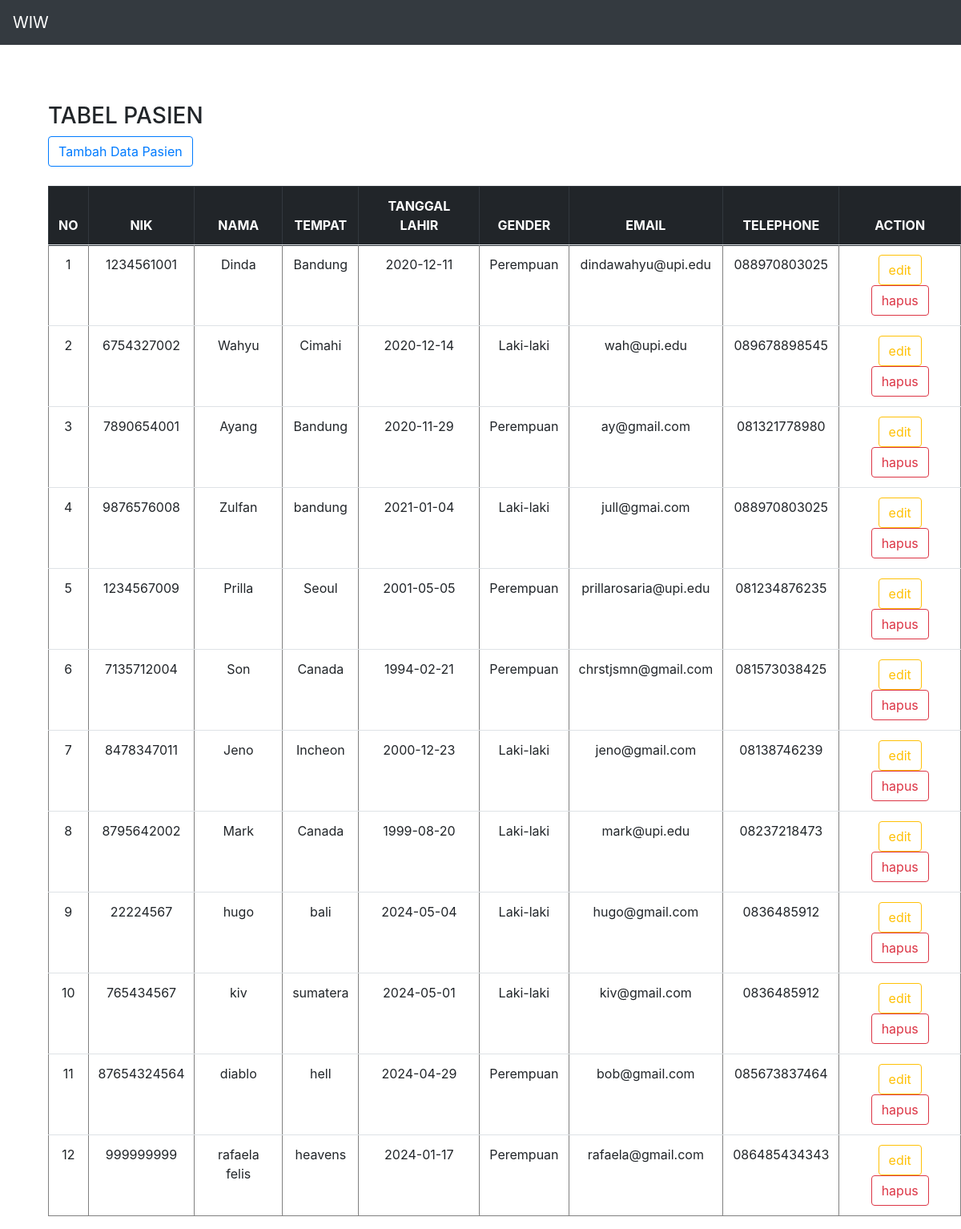
Page /LP11_mvp/index.php on the committed database.
### tables this page shows
CREATE TABLE `pasien` (
  `id` int(11) NOT NULL AUTO_INCREMENT,
  `nik` varchar(100) NOT NULL,
  `nama` varchar(100) NOT NULL,
  `tempat` varchar(100) NOT NULL,
  `tl` varchar(100) NOT NULL,
  `gender` varchar(10) NOT NULL,
  `email` varchar(100) NOT NULL,
  `telp` varchar(100) NOT NULL,
  PRIMARY KEY (`id`)
);

### LP11_mvp/presenter/ProsesPasien.php (called while the page is built, shortened)
<?php
class ProsesPasien implements KontrakPresenter{
	private $tabelpasien;
	private $data = [];
	function __construct()
	{
		try {
			$db_host = "localhost";
			$db_user = "root";
			$db_password = "";
			$db_name = "mvp_php";
			$this->tabelpasien = new TabelPasien($db_host, $db_user, $db_password, $db_name);
			$this->data = array();
		} catch (Exception $e) {
			echo "wiw error" . $e->getMessage();
		}
	}
	function prosesDataPasien(){
		try {
			$this->tabelpasien->open();
			$this->tabelpasien->getPasien();
			while ($row = $this->tabelpasien->getResult()) {
				$this->data[] = $row;
			}
		}
		catch (Exception $e) {
			echo "wiw error part 2" . $e->getMessage();
		}
	}
	function getId($i=0){
		return $this->data[$i]['id'];
	}
	function getNik($i=0){
		return $this->data[$i]['nik'];
	}
	function getNama($i=0){
		return $this->data[$i]['nama'];
	}
	function getTempat($i=0){
		return $this->data[$i]['tempat'];
	}
	function getTl($i=0){
		return $this->data[$i]['tl'];
	}
	function getGender($i=0){
		return $this->data[$i]['gender'];
	}
	function getEmail($i=0){
		return $this->data[$i]['email'];
	}
	function getTelephone($i=0){
		return $this->data[$i]['telp'];
	}
	function getSize(){
		return sizeof($this->data);
	}
}

### LP11_mvp/index.php (called while the page is built, shortened)
<?php
include("model/Template.class.php");
include("model/DB.class.php");
include("view/TampilPasien.php");
$tp = new TampilPasien();
$data = $tp->tampil();

### LP11_mvp/model/DB.class.php (called while the page is built, shortened)
<?php
class DB{
	var $db_host = '';
	var $db_user = '';
	var $db_password = '';
	var $db_name = '';
	var $db_link = '';
	function __construct($db_host = '', $db_user = '', $db_password = '', $db_name = ''){
		$this->db_host = $db_host;
		$this->db_user = $db_user;
		$this->db_password = $db_password;
		$this->db_name = $db_name;
	}
	function open(){
		$this->db_link = mysqli_connect($this->db_host, $this->db_user, $this->db_password, $this->db_name);
	}
	function execute($query = ""){
		$this->result = mysqli_query($this->db_link, $query);
		return $this->result;
	}
}

### LP11_mvp/model/TabelPasien.class.php (called while the page is built, shortened)
<?php
 class TabelPasien extends DB{
	 function getPasien(){
		 $query = "SELECT * FROM pasien";
		 return $this->execute($query);
	 }
 }

### LP11_mvp/view/TampilPasien.php (the view, shortened to what this page needs)
<?php
include("presenter/ProsesPasien.php");
class TampilPasien implements KontrakView
{
	private $prosespasien;
	function __construct()
	{
		$this->prosespasien = new ProsesPasien();
	}
	function tampil(){
		$this->prosespasien->prosesDataPasien();
		$data = null;
		for ($i = 0; $i < $this->prosespasien->getSize(); $i++) {
			$no = $i + 1;
			$id = $this->prosespasien->getId($i);
			$data .= "<tr>
			<td>" . $no . "</td>
			<td>" . $this->prosespasien->getNik($i) . "</td>
			<td>" . $this->prosespasien->getNama($i) . "</td>
			<td>" . $this->prosespasien->getTempat($i) . "</td>
			<td>" . $this->prosespasien->getTl($i) . "</td>
			<td>" . $this->prosespasien->getGender($i) . "</td>
			<td>" . $this->prosespasien->getEmail($i) . "</td>
			<td>" . $this->prosespasien->getTelephone($i) . "</td>
			<td>"
			 . "<a class='btn btn-outline-warning' href='update.php?update=" . $id . "'>edit</a>
				<a class='btn btn-outline-danger' href='delete.php?delete=" . $id . "'>hapus</a>" . "
			</td>
			</tr>";
		}
	}
}

### LP11_mvp/model/Template.class.php (shortened to what this page needs)
<?php
class Template{
	var $content = '';
	function __construct($filename = ''){
		$this->content = implode('', @file($filename));
	}
	function clear(){
		$this->content = preg_replace("/DATA_[A-Z|_|0-9]+/", "", $this->content);
	}
	function write(){
		print $this->content;
	}
	function replace($old = '', $new = ''){
		if(is_int($new)){
			$value = sprintf("%d", $new);
		}elseif(is_float($new)){
			$value = sprintf("%f", $new);
		}elseif(is_array($new)){
			$value = '';
			foreach( $new as $item){
				$value .= $item. '';
			}
		}else{
			$value = $new;
		}
		$this->content = preg_replace("/$old/",  $value, $this->content);
	}
}

### rows in the picture
pasien: no "1", nik "1234561001", nama "Dinda", tempat "Bandung", tl "2020-12-11", gender "Perempuan", email "dindawahyu@upi.edu", telp "088970803025"
pasien: no "2", nik "6754327002", nama "Wahyu", tempat "Cimahi", tl "2020-12-14", gender "Laki-laki", email "wah@upi.edu", telp "089678898545"
pasien: no "3", nik "7890654001", nama "Ayang", tempat "Bandung", tl "2020-11-29", gender "Perempuan", email "ay@gmail.com", telp "081321778980"
pasien: no "4", nik "9876576008", nama "Zulfan", tempat "bandung", tl "2021-01-04", gender "Laki-laki", email "jull@gmai.com", telp "088970803025"
pasien: no "5", nik "1234567009", nama "Prilla", tempat "Seoul", tl "2001-05-05", gender "Perempuan", email "prillarosaria@upi.edu", telp "081234876235"
pasien: no "6", nik "7135712004", nama "Son", tempat "Canada", tl "1994-02-21", gender "Perempuan", email "chrstjsmn@gmail.com", telp "081573038425"
pasien: no "7", nik "8478347011", nama "Jeno", tempat "Incheon", tl "2000-12-23", gender "Laki-laki", email "jeno@gmail.com", telp "08138746239"
pasien: no "8", nik "8795642002", nama "Mark", tempat "Canada", tl "1999-08-20", gender "Laki-laki", email "mark@upi.edu", telp "08237218473"
pasien: no "9", nik "22224567", nama "hugo", tempat "bali", tl "2024-05-04", gender "Laki-laki", email "hugo@gmail.com", telp "0836485912"
pasien: no "10", nik "765434567", nama "kiv", tempat "sumatera", tl "2024-05-01", gender "Laki-laki", email "kiv@gmail.com", telp "0836485912"
pasien: no "11", nik "87654324564", nama "diablo", tempat "hell", tl "2024-04-29", gender "Perempuan", email "bob@gmail.com", telp "085673837464"
pasien: no "12", nik "999999999", nama "rafaela felis", tempat "heavens", tl "2024-01-17", gender "Perempuan", email "rafaela@gmail.com", telp "086485434343"

### other values in the picture
$this->content "WIW TABEL PASIEN Tambah Data Pasien NO NIK NAMA TEMPAT TANGGAL LAHIR GENDER EMAIL TELEPHONE ACTION"
